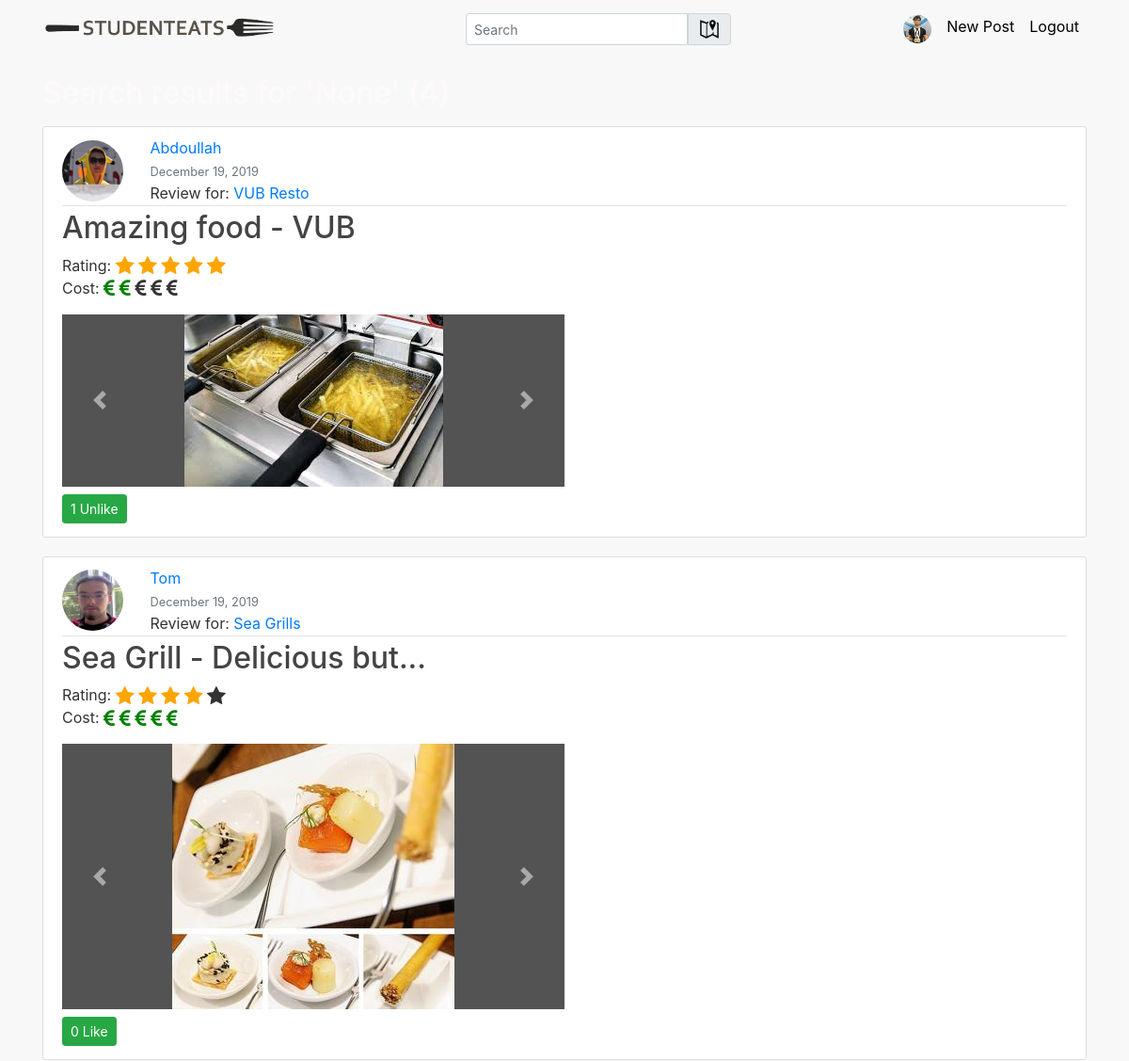
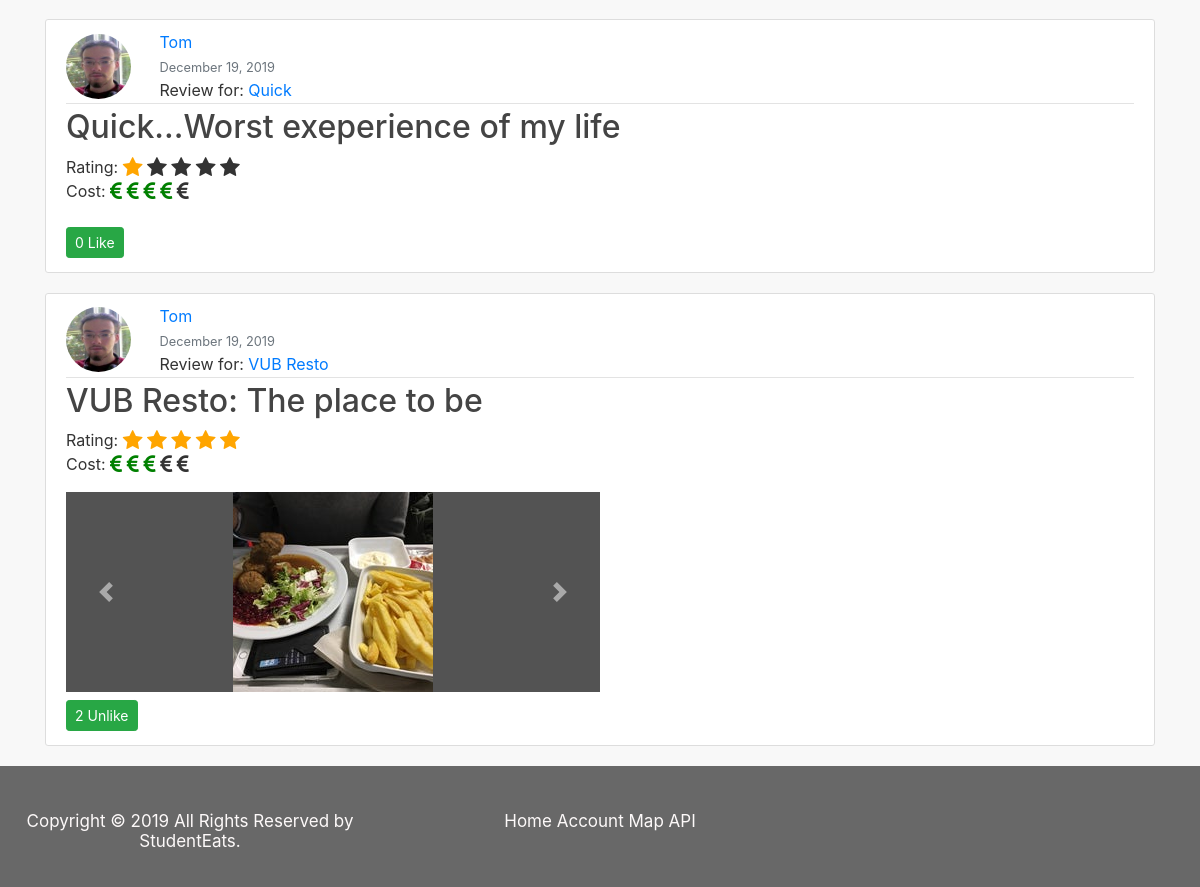
The app's page /search/ (signed in) with its own data (2 pictures, top to bottom).
### users/models.py (models this page shows, shortened)
class Profile(models.Model):
    user = models.OneToOneField(User, on_delete=models.CASCADE)
    image = models.ImageField(default='default.jpg', upload_to='profile_pics')
    bio = models.TextField(max_length=150, default='')
    following = models.ManyToManyField('self', symmetrical = False, blank=True, related_name='followers') ## symmetrical = False makes it so that the follow relationship is unidirectional

### blog/models.py (models this page shows, shortened)
class Post(models.Model):
    title = models.CharField(max_length=100)
    content = models.TextField(max_length=500)
    date_posted = models.DateTimeField(default = timezone.now)
    author = models.ForeignKey(User, on_delete = models.CASCADE, related_name='posts')
    likes = models.ManyToManyField(User, blank=True, related_name='likers')
    rating = models.IntegerField(null=False, default=0)
    cost = models.IntegerField(null=False, default=0)
    place = models.ForeignKey(EatingPlace, related_name='posts', on_delete=models.CASCADE, null=True)

class PostImage(models.Model):
    post = models.ForeignKey(Post, related_name='images', on_delete = models.CASCADE)
    image = models.ImageField(upload_to='post_images')

### mapservice/models.py (models this page shows, shortened)
class EatingPlace(models.Model):
    name = models.CharField(max_length=100)
    address = models.CharField(max_length=150)
    latitude = models.FloatField()
    longitude = models.FloatField()

### blog/views.py (the view)
# urls.py: path('search/', SearchResultListView.as_view(), name='search-result'),
class SearchResultListView(LoginRequiredMixin, ListView):  # A class based view
    model = Post
    template_name = 'blog/search_result.html'  # <app>/<model>_<viewtype>.html
    context_object_name = 'posts'  # This makes it so that the list of objects is called posts.
    def get_context_data(self, **kwargs):  ## Adding extra data in the context to pass on the template
        context = super().get_context_data(**kwargs)
        context['query'] = self.request.GET.get('q')
        context['title'] = 'Search results'
        return context
    def get_queryset(self):  ## filters posts list to the ones from user
        query = self.request.GET.get('q')
        if query == None:  ## If the query is empty, return all posts
            return Post.objects.all().order_by('-date_posted')
        else:
            return Post.objects.filter(Q(title__icontains=query) | Q(author__username__icontains=query) | Q(
                place__name__icontains=query) | Q(place__address__icontains=query)).order_by('-date_posted')

### blog/templates/blog/search_result.html
{% extends "blog/base.html" %}
{% block content %}
    <h2 id="snowflake" class="mb-3" >Search results for '{{ query }}' ({{ posts.count }})</h2>
    {% include 'blog/blocks/list-posts.html' %}
{% endblock content %}

### blog/templates/blog/base.html (shortened to what this page needs)
{% load static %}
<!DOCTYPE html>
<html lang="en" dir="ltr">
  <head>
    <link rel="stylesheet" href="https://maxcdn.bootstrapcdn.com/bootstrap/4.0.0/css/bootstrap.min.css">
    <link rel="stylesheet" href="{% static 'blog/main.css' %}">
  </head>
  <body>
    <header class="site-header">
      <nav class="navbar navbar-expand-md navbar-light bg-steel fixed-top">
        <div class="container">
          <a class="navbar-brand mr-4" href="{% url 'blog-home' %}"><img src="{% static 'blog/logo2.png' %}" alt="StudentEats logo" width="250"></a>
          <div class="collapse navbar-collapse" id="navbarToggle">
            <div class="navbar-nav mr-auto">
              <form class="form-inline" action="{% url 'search-result' %}" method="GET" autocomplete="off">
                <div class="input-group">
                  <input id="search" class="form-control form-control-sm" name="q" type="search" placeholder="Search">
                  <div class="input-group-prepend">
                    <a class="btn btn-light nav-item input-group-text rounded-right" href="{% url 'blog-map' %}" id="basic-addon1">
                      <img src="{% static 'blog/map_icon.png' %}" alt="Map" height="20">
                    </a>
                  </div>
                </div>
              </form>
            </div>
            <div class="navbar-nav">
              {% if user.is_authenticated %}
              <a class="nav-item nav-link" href="{% url 'profile' user.username %}">
                <img src="{{ user.profile.image.url }}" alt="Profile" height="30" width="30" class="rounded-circle">
              </a>
              <a class="nav-item nav-link" href="{% url 'post-create' %}">New Post</a>
              <a class="nav-item nav-link" href="{% url 'logout' %}">Logout</a>
              {% else %}
              <a class="nav-item nav-link" href="{% url 'login' %}">Login</a>
              <a class="nav-item nav-link" href="{% url 'register' %}">Register</a>
              {% endif %}
            </div>
          </div>
        </div>
      </nav>
    </header>
    <main role="main" class="container">
      <div class="row">
        <div class="col-md-12">
          {% block content %}
          {% endblock %}
        </div>
      </div>
    </main>
    {% include 'blog/newfootertest.html' %}
    <link rel="stylesheet" href="https://code.jquery.com/ui/1.12.1/themes/base/jquery-ui.css" type="text/css" media="all" />
  </body>
</html>

### blog/templates/blog/blocks/list-posts.html (shortened to what this page needs)
{% load static %}
<link rel="stylesheet" href="https://cdnjs.cloudflare.com/ajax/libs/font-awesome/4.7.0/css/font-awesome.min.css">
<link rel="stylesheet" href="{% static 'blog/rating-icons.css' %}">
{% for post in posts %}
<article class="media content-section">
    <div class="media-body">
        <div class="article-metadata">
            <div style="display: inline-block;">
                <a class="mr-2" href="{% url 'profile' post.author.username %}">
                    <img class="rounded-circle article-img" src="{{ post.author.profile.image.url }}" alt="author's image">
                </a>
            </div>
            <div style="display: inline-block; vertical-align: middle;">
                <div>
                    <a class="mr-2" href="{% url 'profile' post.author.username %}">{{ post.author }}</a>
                </div>
                <div>
                    <small class="text-muted">{{ post.date_posted |date:"F d, Y"}}</small>
                </div>
                <div>
                    Review for:
                    <a href="{% url 'place-profile' post.place.name %}">{{ post.place.name }}</a>
                </div>
            </div>
        </div>
        <div >
            <h2>
                <a class="article-title" href="{% url 'post-detail' post.id %}">{{ post.title }}</a>
            </h2>
        <p>Rating: <span class="fa fa-star fa-lg star-{{ forloop.counter }}"></span> <span class="fa fa-star fa-lg star-{{ forloop.counter }}"></span> <span class="fa fa-star fa-lg star-{{ forloop.counter }}"></span> <span class="fa fa-star fa-lg star-{{ forloop.counter }}"></span> <span class="fa fa-star fa-lg star-{{ forloop.counter }}"></span>
            <br> Cost: <span class="fa fa-eur fa-lg euro-{{ forloop.counter }}"></span> <span class="fa fa-eur fa-lg euro-{{ forloop.counter }}"></span> <span class="fa fa-eur fa-lg euro-{{ forloop.counter }}"></span> <span class="fa fa-eur fa-lg euro-{{ forloop.counter }}"></span> <span class="fa fa-eur fa-lg euro-{{ forloop.counter }}"></span></p>
        <div style="align-items: center;">
            {% include 'blog/blocks/carousel.html' %}
        </div>
        <a class="like-btn btn btn-success btn-sm mb-1 mt-2" data-href="{% url 'api-post-like' post.id %}" href="{% url 'post-like' post.id %}">
                {% if user in post.likes.all %}
                    {{ post.likes.count }} Unlike
                {% else %}
                    {{ post.likes.count }} Like
                {% endif %}
            </a>
        </div>
    </div>
</article>
{% endfor %}

### blog/templates/blog/blocks/carousel.html (shortened to what this page needs)
          {% if post.images.count != 0 %}
        <div id="post-carousel-{{forloop.counter }}" class="carousel slide w-50" data-interval="false" data-ride="carousel">
          <div class="carousel-inner">
            {% for image in post.images.all %}
              {% if forloop.first %}
              <div class="carousel-item active">
                  <img class="d-block" src="{{ image.image.url }}" alt="First slide">
              </div>
              {% else %}
              <div class="carousel-item">
                  <img class="d-block" src="{{ image.image.url }}" alt="Next slide">
              </div>
              {% endif %}
            {% endfor %}
          </div>
            <a class="carousel-control-prev" href="#post-carousel-{{forloop.counter }}" role="button" data-slide="prev">
              <span class="carousel-control-prev-icon" aria-hidden="true"></span>
            </a>
            <a class="carousel-control-next" href="#post-carousel-{{forloop.counter }}" role="button" data-slide="next">
              <span class="carousel-control-next-icon" aria-hidden="true"></span>
            </a>
        </div>
        {% endif %}

### blog/static/blog/main.css (style rules this page uses)
body { background-size: cover; background: #f8f8f8 url("wood.jpg") no-repeat fixed; color: #333333; margin-top: 5rem; width: 100%; }
html { width: 100%; }
h1, h2, h3, h4, h5, h6 { color: #2b2b2b; }
#snowflake { color: snow; }
.bg-steel { background-color: #f8f8f8; }
.site-header .navbar-nav .nav-link { color: #000000; }
.carousel-item img { margin: auto; }
.carousel { background-color: #535353; }
.content-section { background: #ffffff; padding: 10px 20px; border: 1px solid #dddddd; border-radius: 3px; margin-bottom: 20px; }
.article-title { color: #444444; }
.article-img { height: 65px; width: 65px; margin-right: 16px; }
.article-metadata { padding-bottom: 1px; margin-bottom: 4px; border-bottom: 1px solid #e3e3e3 }

### records on screen
Post: author.profile.image (picture), author "Abdoullah", date_posted "December 19, 2019", place.name "VUB Resto", title "Amazing food - VUB", likes.count "1"
PostImage: image (picture)
Post: author.profile.image (picture), author "Tom", date_posted "December 19, 2019", place.name "Sea Grills", title "Sea Grill - Delicious but...", likes.count "0"
PostImage: image (picture)
Post: author.profile.image (picture), author "Tom", date_posted "December 19, 2019", place.name "Quick", title "Quick...Worst exeperience of my life", likes.count "0"
Post: author.profile.image (picture), author "Tom", date_posted "December 19, 2019", place.name "VUB Resto", title "VUB Resto: The place to be", likes.count "2"
PostImage: image (picture)
